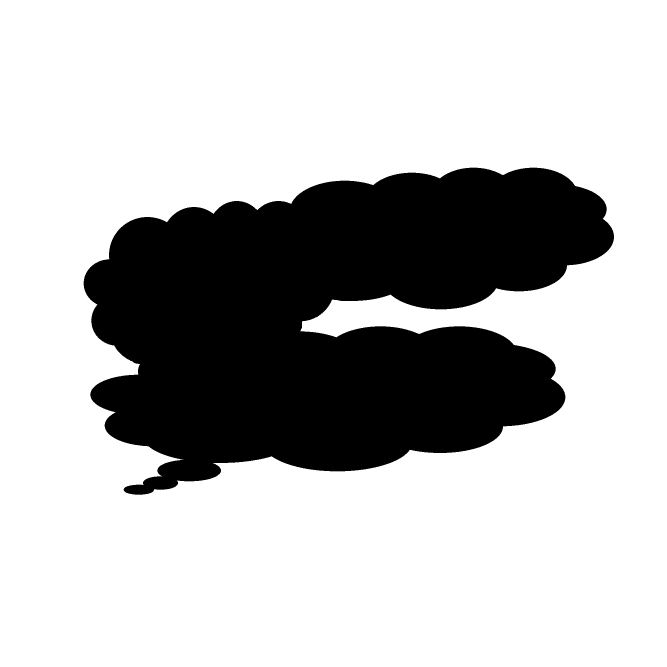
#> input picture Module 1/1.6/cloud.png, 2000 x 2000 px, found by its file name (shown at 1/3 size)
$ jupyter execute --allow-errors 1.6_1.ipynb   (shell and % lines are left out)
#> lines starting #> are read from the running program, lines starting #| are printed output that depends on the picture; after the words box and inside, x2 and y2 are one past the last pixel; in counts of white or black regions, pixels touching at a corner belong together
**Открываем data.json**

[cell 1]
import json

#> (a cell that did not finish here is left out)

**Импортируем pandas**

[cell 3]
import pandas as pd

**Создаем DF (DataFrame) из json данных**

[cell 4]
data_list = []
#> (the rest of this cell did not finish here and is left out)

#> (a cell that did not finish here is left out)

#> (a cell that did not finish here is left out)

**Импортирую все библиотеки для визуализации данных (построения графиков)**

[cell 7]
from wordcloud import WordCloud, ImageColorGenerator, STOPWORDS
import matplotlib.pyplot as plt
from collections import Counter

**Построить для ваших собранных статей облако тегов по тегам, исследовать самые популярные слова встречаемые в тегах**

Улучшаем данные Habr-тегов

#> (a cell that did not finish here is left out)

Строим облако тегов

#> (a cell that did not finish here is left out)

**Построить для ваших собранных статей облако тегов по названиям статей, исследовать самые популярные слова встречаемые в названиях статей**

#> (a cell that did not finish here is left out)

Создаем маску для wordcloud

Импорт нужных библиотек

[cell 11]
import numpy as np
from PIL import Image

**Создаем маску и выводим облако слов**

Приводим картинку к нужному виду для облака

[cell 12]
image = Image.open("/content/cloud.png")
#> image is the input picture: PIL image 2000x2000 RGB; 73.8% white; 1 black region, box (x1, y1, x2, y2) and area: (251, 503, 1842, 1484) 1046345
cloud_mask = np.array(image)

#> (a cell that did not finish here is left out)

**Цветовая палитра Habr**

[cell 14]
# Импорт
import seaborn as sns

[cell 15]
# Palette
sns.palplot(['#50b5e7', '#2c3135', '#303b44','#909090'])
plt.title("Цветовая палитра Habr",loc='left',fontfamily='serif',fontsize=17,y=1.2)
plt.show()
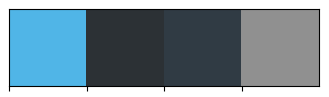
#> figure drawn by matplotlib, 1 panel
